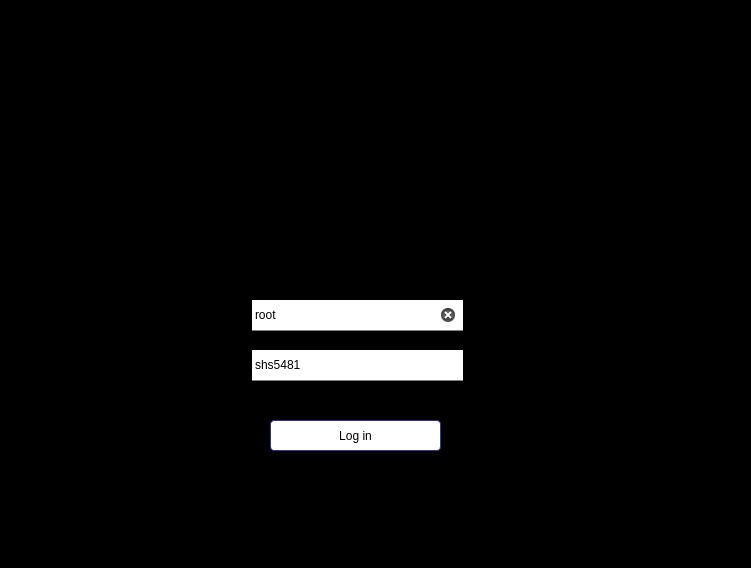
<?xml version="1.0" encoding="UTF-8"?>
<ui version="4.0">
 <class>MainWindow</class>
 <widget class="QMainWindow" name="MainWindow">
  <property name="geometry">
   <rect>
    <x>0</x>
    <y>0</y>
    <width>751</width>
    <height>568</height>
   </rect>
  </property>
  <property name="windowTitle">
   <string>MainWindow</string>
  </property>
  <widget class="QWidget" name="centralwidget">
   <widget class="QStackedWidget" name="stackedWidget">
    <property name="geometry">
     <rect>
      <x>0</x>
      <y>0</y>
      <width>751</width>
      <height>571</height>
     </rect>
    </property>
    <property name="styleSheet">
     <string notr="true">background-color: rgb(0, 0, 0);</string>
    </property>
    <property name="currentIndex">
     <number>1</number>
    </property>
    <widget class="QWidget" name="page">
     <widget class="QTabWidget" name="tabWidget">
      <property name="geometry">
       <rect>
        <x>10</x>
        <y>20</y>
        <width>570</width>
        <height>81</height>
       </rect>
      </property>
      <property name="autoFillBackground">
       <bool>false</bool>
      </property>
      <property name="styleSheet">
       <string notr="true">QTabBar:tab{ height: 30px; width:283px;
background-color: rgb(0,0,0);
font: 11pt; color: white;
border: 1px solid white;}
QTabBar:tab:selected  { 
    background-color : rgb(4, 98, 65) ; 
}
	</string>
      </property>
      <property name="tabShape">
       <enum>QTabWidget::Rounded</enum>
      </property>
      <property name="currentIndex">
       <number>0</number>
      </property>
      <property name="elideMode">
       <enum>Qt::ElideNone</enum>
      </property>
      <property name="usesScrollButtons">
       <bool>false</bool>
      </property>
      <property name="documentMode">
       <bool>true</bool>
      </property>
      <property name="tabsClosable">
       <bool>false</bool>
      </property>
      <property name="movable">
       <bool>false</bool>
      </property>
      <property name="tabBarAutoHide">
       <bool>false</bool>
      </property>
      <widget class="QWidget" name="tab">
       <attribute name="title">
        <string>지점별조회</string>
       </attribute>
       <widget class="QPushButton" name="pushButton">
        <property name="geometry">
         <rect>
          <x>440</x>
          <y>10</y>
          <width>41</width>
          <height>32</height>
         </rect>
        </property>
        <property name="styleSheet">
         <string notr="true">background-color: rgb(255, 255, 255);</string>
        </property>
        <property name="text">
         <string>조회</string>
        </property>
       </widget>
       <widget class="QComboBox" name="comboBox">
        <property name="geometry">
         <rect>
          <x>180</x>
          <y>8</y>
          <width>121</width>
          <height>32</height>
         </rect>
        </property>
        <property name="styleSheet">
         <string notr="true">background-color: rgb(255, 255, 255);</string>
        </property>
        <property name="currentText">
         <string/>
        </property>
       </widget>
       <widget class="QComboBox" name="comboBox_2">
        <property name="geometry">
         <rect>
          <x>310</x>
          <y>10</y>
          <width>121</width>
          <height>32</height>
         </rect>
        </property>
        <property name="styleSheet">
         <string notr="true">background-color: rgb(255, 255, 255);</string>
        </property>
        <item>
         <property name="text">
          <string>vip회원순</string>
         </property>
        </item>
        <item>
         <property name="text">
          <string>인기메뉴순</string>
         </property>
        </item>
       </widget>
       <widget class="QComboBox" name="comboBox_7">
        <property name="geometry">
         <rect>
          <x>0</x>
          <y>7</y>
          <width>80</width>
          <height>31</height>
         </rect>
        </property>
        <property name="styleSheet">
         <string notr="true">background-color: rgb(255, 255, 255);</string>
        </property>
        <item>
         <property name="text">
          <string>vip회원순</string>
         </property>
        </item>
        <item>
         <property name="text">
          <string>인기메뉴순</string>
         </property>
        </item>
       </widget>
       <widget class="QComboBox" name="comboBox_8">
        <property name="geometry">
         <rect>
          <x>90</x>
          <y>8</y>
          <width>80</width>
          <height>31</height>
         </rect>
        </property>
        <property name="styleSheet">
         <string notr="true">background-color: rgb(255, 255, 255);</string>
        </property>
        <item>
         <property name="text">
          <string>vip회원순</string>
         </property>
        </item>
        <item>
         <property name="text">
          <string>인기메뉴순</string>
         </property>
        </item>
       </widget>
       <widget class="QPushButton" name="pushButton_4">
        <property name="geometry">
         <rect>
          <x>490</x>
          <y>10</y>
          <width>80</width>
          <height>32</height>
         </rect>
        </property>
        <property name="styleSheet">
         <string notr="true">background-color: rgb(255, 255, 255);</string>
        </property>
        <property name="text">
         <string>지점삭제</string>
        </property>
       </widget>
      </widget>
      <widget class="QWidget" name="tab_2">
       <attribute name="title">
        <string>전체조회</string>
       </attribute>
       <widget class="QComboBox" name="comboBox_3">
        <property name="geometry">
         <rect>
          <x>290</x>
          <y>8</y>
          <width>160</width>
          <height>31</height>
         </rect>
        </property>
        <property name="styleSheet">
         <string notr="true">background-color: rgb(255, 255, 255);</string>
        </property>
        <item>
         <property name="text">
          <string>지점별매출순</string>
         </property>
        </item>
        <item>
         <property name="text">
          <string>인기메뉴순</string>
         </property>
        </item>
        <item>
         <property name="text">
          <string>월별매출</string>
         </property>
        </item>
        <item>
         <property name="text">
          <string>최근한달매출변화</string>
         </property>
        </item>
       </widget>
       <widget class="QPushButton" name="pushButton_3">
        <property name="geometry">
         <rect>
          <x>460</x>
          <y>10</y>
          <width>110</width>
          <height>30</height>
         </rect>
        </property>
        <property name="styleSheet">
         <string notr="true">background-color: rgb(255, 255, 255);</string>
        </property>
        <property name="text">
         <string>조회</string>
        </property>
       </widget>
      </widget>
     </widget>
     <widget class="QLabel" name="label">
      <property name="geometry">
       <rect>
        <x>10</x>
        <y>140</y>
        <width>571</width>
        <height>221</height>
       </rect>
      </property>
      <property name="styleSheet">
       <string notr="true">border-style: inset;
border-width: 1px;
border-color: gray;
background-color: rgb(255, 255, 255);
</string>
      </property>
      <property name="frameShape">
       <enum>QFrame::Box</enum>
      </property>
      <property name="text">
       <string/>
      </property>
      <property name="scaledContents">
       <bool>true</bool>
      </property>
     </widget>
     <widget class="QTableWidget" name="tableWidget">
      <property name="geometry">
       <rect>
        <x>10</x>
        <y>370</y>
        <width>731</width>
        <height>192</height>
       </rect>
      </property>
      <property name="styleSheet">
       <string notr="true">background-color: rgb(255, 255, 255);</string>
      </property>
     </widget>
     <widget class="QPushButton" name="pushButton_5">
      <property name="geometry">
       <rect>
        <x>600</x>
        <y>320</y>
        <width>131</width>
        <height>31</height>
       </rect>
      </property>
      <property name="styleSheet">
       <string notr="true">background-color: rgb(255, 255, 255);</string>
      </property>
      <property name="text">
       <string>지점추가</string>
      </property>
     </widget>
     <widget class="QLabel" name="label_3">
      <property name="geometry">
       <rect>
        <x>590</x>
        <y>30</y>
        <width>151</width>
        <height>131</height>
       </rect>
      </property>
      <property name="text">
       <string/>
      </property>
      <property name="pixmap">
       <pixmap>rewards-logo.png</pixmap>
      </property>
      <property name="scaledContents">
       <bool>true</bool>
      </property>
     </widget>
     <widget class="QComboBox" name="comboBox_6">
      <property name="geometry">
       <rect>
        <x>600</x>
        <y>240</y>
        <width>131</width>
        <height>31</height>
       </rect>
      </property>
      <property name="styleSheet">
       <string notr="true">background-color: rgb(255, 255, 255);</string>
      </property>
      <property name="currentText">
       <string/>
      </property>
     </widget>
     <widget class="QLineEdit" name="lineEdit">
      <property name="geometry">
       <rect>
        <x>600</x>
        <y>280</y>
        <width>131</width>
        <height>33</height>
       </rect>
      </property>
      <property name="styleSheet">
       <string notr="true">background-color: rgb(255, 255, 255);</string>
      </property>
      <property name="placeholderText">
       <string>지점명을 입력해주세요</string>
      </property>
     </widget>
     <widget class="QLabel" name="label_5">
      <property name="geometry">
       <rect>
        <x>590</x>
        <y>170</y>
        <width>151</width>
        <height>191</height>
       </rect>
      </property>
      <property name="styleSheet">
       <string notr="true">font: 75 12pt &quot;Arial&quot;; color:white;


</string>
      </property>
      <property name="frameShape">
       <enum>QFrame::Box</enum>
      </property>
      <property name="frameShadow">
       <enum>QFrame::Plain</enum>
      </property>
      <property name="text">
       <string>지점관리</string>
      </property>
      <property name="alignment">
       <set>Qt::AlignHCenter|Qt::AlignTop</set>
      </property>
     </widget>
     <widget class="QComboBox" name="comboBox_5">
      <property name="geometry">
       <rect>
        <x>600</x>
        <y>200</y>
        <width>131</width>
        <height>31</height>
       </rect>
      </property>
      <property name="styleSheet">
       <string notr="true">background-color: rgb(255, 255, 255);</string>
      </property>
      <property name="currentText">
       <string/>
      </property>
     </widget>
     <widget class="QComboBox" name="comboBox_Y2">
      <property name="geometry">
       <rect>
        <x>240</x>
        <y>110</y>
        <width>71</width>
        <height>22</height>
       </rect>
      </property>
      <property name="styleSheet">
       <string notr="true">background-color: rgb(255, 255, 255);</string>
      </property>
     </widget>
     <widget class="QComboBox" name="comboBox_D2">
      <property name="geometry">
       <rect>
        <x>380</x>
        <y>110</y>
        <width>51</width>
        <height>22</height>
       </rect>
      </property>
      <property name="styleSheet">
       <string notr="true">background-color: rgb(255, 255, 255);</string>
      </property>
     </widget>
     <widget class="QComboBox" name="comboBox_Y1">
      <property name="geometry">
       <rect>
        <x>10</x>
        <y>110</y>
        <width>71</width>
        <height>22</height>
       </rect>
      </property>
      <property name="styleSheet">
       <string notr="true">background-color: rgb(255, 255, 255);</string>
      </property>
     </widget>
     <widget class="QComboBox" name="comboBox_D1">
      <property name="geometry">
       <rect>
        <x>150</x>
        <y>110</y>
        <width>51</width>
        <height>22</height>
       </rect>
      </property>
      <property name="styleSheet">
       <string notr="true">background-color: rgb(255, 255, 255);</string>
      </property>
     </widget>
     <widget class="QComboBox" name="comboBox_M1">
      <property name="geometry">
       <rect>
        <x>90</x>
        <y>110</y>
        <width>51</width>
        <height>22</height>
       </rect>
      </property>
      <property name="styleSheet">
       <string notr="true">background-color: rgb(255, 255, 255);</string>
      </property>
     </widget>
     <widget class="QComboBox" name="comboBox_M2">
      <property name="geometry">
       <rect>
        <x>320</x>
        <y>110</y>
        <width>51</width>
        <height>22</height>
       </rect>
      </property>
      <property name="styleSheet">
       <string notr="true">background-color: rgb(255, 255, 255);</string>
      </property>
     </widget>
     <widget class="QLabel" name="label_7">
      <property name="geometry">
       <rect>
        <x>210</x>
        <y>110</y>
        <width>31</width>
        <height>21</height>
       </rect>
      </property>
      <property name="styleSheet">
       <string notr="true">font: 75 20pt &quot;Arial&quot;; color:gray;
</string>
      </property>
      <property name="text">
       <string>~</string>
      </property>
     </widget>
     <zorder>label_7</zorder>
     <zorder>label_5</zorder>
     <zorder>tabWidget</zorder>
     <zorder>label</zorder>
     <zorder>tableWidget</zorder>
     <zorder>pushButton_5</zorder>
     <zorder>label_3</zorder>
     <zorder>comboBox_6</zorder>
     <zorder>lineEdit</zorder>
     <zorder>comboBox_5</zorder>
     <zorder>comboBox_Y2</zorder>
     <zorder>comboBox_D2</zorder>
     <zorder>comboBox_Y1</zorder>
     <zorder>comboBox_D1</zorder>
     <zorder>comboBox_M1</zorder>
     <zorder>comboBox_M2</zorder>
    </widget>
    <widget class="QWidget" name="page_2">
     <widget class="QLineEdit" name="lineEdit_pw">
      <property name="geometry">
       <rect>
        <x>252</x>
        <y>350</y>
        <width>211</width>
        <height>31</height>
       </rect>
      </property>
      <property name="styleSheet">
       <string notr="true">background-color: rgb(255, 255, 255);
border-top: none;

border-bottom: 1px solid gray;</string>
      </property>
      <property name="text">
       <string>shs5481</string>
      </property>
      <property name="placeholderText">
       <string>Password</string>
      </property>
      <property name="clearButtonEnabled">
       <bool>false</bool>
      </property>
     </widget>
     <widget class="QLineEdit" name="lineEdit_id">
      <property name="geometry">
       <rect>
        <x>252</x>
        <y>300</y>
        <width>211</width>
        <height>31</height>
       </rect>
      </property>
      <property name="styleSheet">
       <string notr="true">background-color: rgb(255, 255, 255);
border-top: none;

border-bottom: 1px solid gray;</string>
      </property>
      <property name="text">
       <string>root</string>
      </property>
      <property name="placeholderText">
       <string>ID</string>
      </property>
      <property name="clearButtonEnabled">
       <bool>true</bool>
      </property>
     </widget>
     <widget class="QPushButton" name="pushButton_2">
      <property name="geometry">
       <rect>
        <x>270</x>
        <y>420</y>
        <width>171</width>
        <height>31</height>
       </rect>
      </property>
      <property name="styleSheet">
       <string notr="true">border-width: 1px;
background-color: rgb(255, 255, 255);
border-color: #339;
border-style: solid;
border-radius: 4;
padding: 3px;
font-size: 12px;
font: 75 9pt &quot;Arial&quot;;

</string>
      </property>
      <property name="text">
       <string>Log in</string>
      </property>
     </widget>
     <widget class="QLabel" name="label_4">
      <property name="geometry">
       <rect>
        <x>290</x>
        <y>120</y>
        <width>141</width>
        <height>31</height>
       </rect>
      </property>
      <property name="styleSheet">
       <string notr="true">font: 75 18pt &quot;Arial&quot;; color:white;

</string>
      </property>
      <property name="text">
       <string>STARBUCKS</string>
      </property>
     </widget>
     <widget class="QLabel" name="label_6">
      <property name="geometry">
       <rect>
        <x>270</x>
        <y>90</y>
        <width>171</width>
        <height>151</height>
       </rect>
      </property>
      <property name="text">
       <string/>
      </property>
      <property name="pixmap">
       <pixmap>rewards-logo.png</pixmap>
      </property>
      <property name="scaledContents">
       <bool>true</bool>
      </property>
     </widget>
    </widget>
   </widget>
  </widget>
 </widget>
 <tabstops>
  <tabstop>lineEdit_id</tabstop>
  <tabstop>lineEdit_pw</tabstop>
  <tabstop>pushButton_2</tabstop>
  <tabstop>comboBox_2</tabstop>
  <tabstop>comboBox_3</tabstop>
  <tabstop>pushButton_3</tabstop>
  <tabstop>tableWidget</tabstop>
  <tabstop>pushButton_5</tabstop>
  <tabstop>comboBox_6</tabstop>
  <tabstop>lineEdit</tabstop>
  <tabstop>pushButton</tabstop>
  <tabstop>tabWidget</tabstop>
  <tabstop>comboBox</tabstop>
 </tabstops>
 <resources/>
 <connections/>
</ui>
